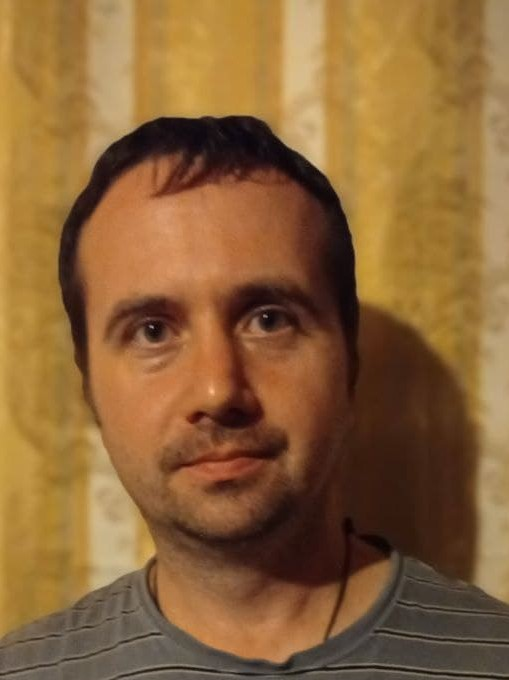
#> input picture camera.jpg, 509 x 680 px
$ python lab3.py
#> lines starting #> are read from the running program, lines starting #| are printed output that depends on the picture
# подключение стандартной библиотеки:
from random import random, randint
# подключение кода из библиотеки Pillow:
from PIL import Image, ImageDraw, ImageFont
# подключение кода из расширения библиотеки Pillow:
from PIL.JpegImagePlugin import JpegImageFile
from pylab import *
import cv2
import numpy as np

mode = int(input('mode:'))  # Считываем номер преобразования.
#> the answer given: 1

if (mode == 0): # Выбираем 3 точки
    im = array(Image.open("example.jpg"))
    imshow(im)
    print('Click 3 times')
    x = ginput(3)
    print('You choosed:', x)
    show()
if (mode == 1): # Выбор объекта из фона
    img = cv2.imread('camera.jpg')
#> img is the input picture: shape (680, 509, 3); mean B, G, R 56.8, 99.6, 138.3
    mask = np.zeros(img.shape[:2], np.uint8)
    bgdModel = np.zeros((1, 65), np.float64)
    fgdModel = np.zeros((1, 65), np.float64)
    rect = (50, 50, 650, 550)
    cv2.grabCut(img, mask, rect, bgdModel, fgdModel, 10, cv2.GC_INIT_WITH_RECT)
    mask2 = np.where((mask == 2) | (mask == 0), 0, 1).astype('uint8')
    img = img * mask2[:, :, np.newaxis]
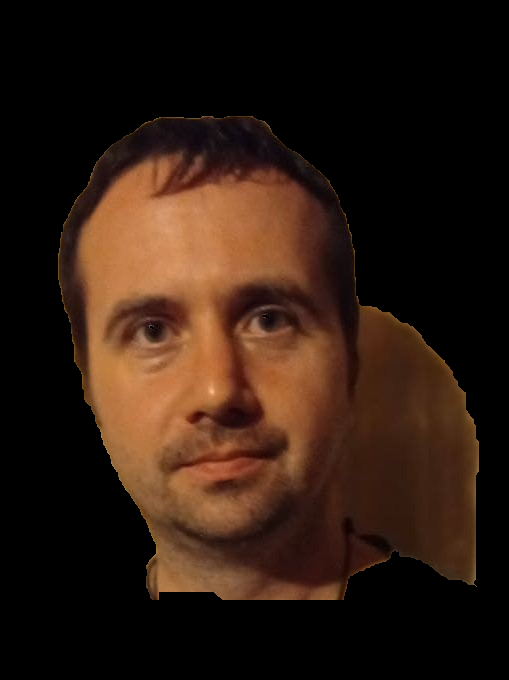
#> img: shape (680, 509, 3); mean B, G, R 16.5, 27.1, 45.4
    # while True:
    cv2.imshow('Test', img)
    cv2.waitKey(0)
if (mode == 2): # Выбор объекта по цвету
    img = cv2.imread('camera.jpg')
    hsv_img = cv2.cvtColor(img, cv2.COLOR_BGR2HSV)
    hsv_pt = hsv_img[223, 143]
    hsv_min = (hsv_pt * 0.95).astype('uint8')
    hsv_max = (hsv_pt * 1.05).astype('uint8')
    result = cv2.inRange(hsv_img, hsv_min, hsv_max)
    # while True:
    cv2.imshow('Test', result)
    cv2.waitKey(0)
if (mode == 3): # Обнаружение глаз и рта
    img = cv2.imread("camera.jpg")
    cv2.imshow('img', img)
    face_cascade = cv2.CascadeClassifier(cv2.data.haarcascades + 'haarcascade_frontalface_default.xml')
    eye_cascade = cv2.CascadeClassifier(cv2.data.haarcascades + 'haarcascade_eye.xml')
    smile_cascade = cv2.CascadeClassifier(cv2.data.haarcascades + 'haarcascade_smile.xml')
    gray = cv2.cvtColor(img, cv2.COLOR_BGR2GRAY)
    faces = face_cascade.detectMultiScale(gray, 1.3, 5)
    for (x, y, w, h) in faces:
        img = cv2.rectangle(img, (x, y), (x + w, y + h), (255, 0, 0), 2)
        roi_gray = gray[y:y + h, x:x + w]
        roi_color = img[y:y + h, x:x + w]
        eyes = eye_cascade.detectMultiScale(roi_gray)
        for (ex, ey, ew, eh) in eyes:
            cv2.rectangle(roi_color, (ex, ey), (ex + ew, ey + eh), (0, 255, 0), 2)
    for (x, y, w, h) in faces:
        img = cv2.rectangle(img, (x, y), (x + w, y + h), (255, 0, 0), 2)
        roi_gray = gray[y:y + h, x:x + w]
        roi_color = img[y:y + h, x:x + w]
        smile = smile_cascade.detectMultiScale(roi_gray)
        for (ex, ey, ew, eh) in smile:
            cv2.rectangle(roi_color, (ex, ey), (ex + ew, ey + eh), (0, 255, 0), 2)
    cv2.imshow('Test', img)
    cv2.waitKey(0)
    cv2.imwrite('output.jpg', img)
if (mode == 4): # Оттенки цвета, выбранного пользователем на изображении
    im = array(Image.open('camera.jpg'))
    imshow(im)
    print('Click 1 times')
    coords = ginput(1)[0]

    img = cv2.imread('camera.jpg')
    hsv_img = cv2.cvtColor(img, cv2.COLOR_BGR2HSV)
    hsv_pt = hsv_img[int(coords[1]), int(coords[0])]
    hsv_min = (hsv_pt * 0.9).astype('uint8')
    hsv_max = (hsv_pt * 1.1).astype('uint8')
    result = cv2.inRange(hsv_img, hsv_min, hsv_max)
    cv2.imshow('Test', result)
    cv2.waitKey(0)
